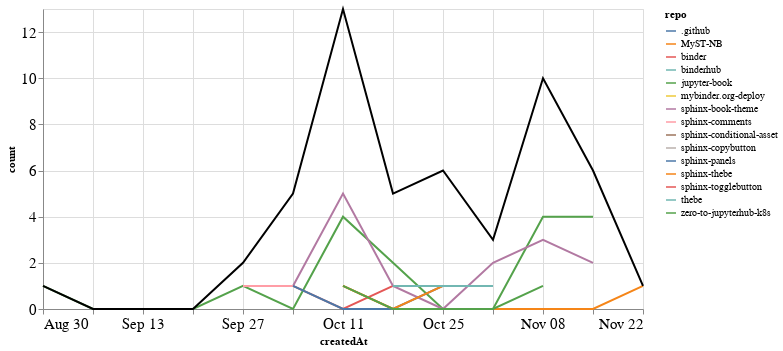

The cell this chart's notebook holds for it:
### Markdown cell above
## PRs

### Code cell
prs_time = prs.groupby('repo').resample('W', on='createdAt').count()['author'].reset_index()
prs_time = prs_time.rename(columns={'author': 'count'})
prs_time_total = prs_time.groupby('createdAt').agg({"count": "sum"}).reset_index()

ch1 = alt.Chart(prs_time, width=600).mark_line().encode(
    x='createdAt',
    y='count',
    color='repo',
    tooltip="repo"
)

ch2 = alt.Chart(prs_time_total, width=600).mark_line(color="black").encode(
    x='createdAt',
    y='count',
)

ch1 + ch2

### Figure 1 — Vega-Lite specification as saved in the notebook (floating-point values rounded to 4 significant figures)
{"config": {"axisLeft": {"labelFontSize": 15}, "axisBottom": {"labelFontSize": 15}}, "layer": [{"data": {"name": "data-06494a0c7d4a3976b00ede2e9afdb04f"}, "mark": "line", "encoding": {"color": {"type": "nominal", "field": "repo"}, "tooltip": {"type": "nominal", "field": "repo"}, "x": {"type": "temporal", "field": "createdAt"}, "y": {"type": "quantitative", "field": "count"}}, "width": 600}, {"data": {"name": "data-ab1a76cbcfbfffcd2185fd8c0b3a9904"}, "mark": {"type": "line", "color": "black"}, "encoding": {"x": {"type": "temporal", "field": "createdAt"}, "y": {"type": "quantitative", "field": "count"}}, "width": 600}], "$schema": "https://vega.github.io/schema/vega-lite/v4.8.1.json", "datasets": {"data-06494a0c7d4a3976b00ede2e9afdb04f": [{"repo": ".github", "createdAt": "2020-11-08T00:00:00", "count": 1}, {"repo": "MyST-NB", "createdAt": "2020-10-11T00:00:00", "count": 1}, {"repo": "MyST-NB", "createdAt": "2020-10-18T00:00:00", "count": 0}, {"repo": "MyST-NB", "createdAt": "2020-10-25T00:00:00", "count": 0}, {"repo": "MyST-NB", "createdAt": "2020-11-01T00:00:00", "count": 0}, {"repo": "MyST-NB", "createdAt": "2020-11-08T00:00:00", "count": 0}, {"repo": "MyST-NB", "createdAt": "2020-11-15T00:00:00", "count": 0}, {"repo": "MyST-NB", "createdAt": "2020-11-22T00:00:00", "count": 1}, {"repo": "binder", "createdAt": "2020-10-04T00:00:00", "count": 1}, {"repo": "binder", "createdAt": "2020-10-11T00:00:00", "count": 0}, {"repo": "binder", "createdAt": "2020-10-18T00:00:00", "count": 1}, {"repo": "binderhub", "createdAt": "2020-10-04T00:00:00", "count": 1}, {"repo": "jupyter-book", "createdAt": "2020-08-30T00:00:00", "count": 1}, {"repo": "jupyter-book", "createdAt": "2020-09-06T00:00:00", "count": 0}, {"repo": "jupyter-book", "createdAt": "2020-09-13T00:00:00", "count": 0}, {"repo": "jupyter-book", "createdAt": "2020-09-20T00:00:00", "count": 0}, {"repo": "jupyter-book", "createdAt": "2020-09-27T00:00:00", "count": 1}, {"repo": "jupyter-book", "createdAt": "2020-10-04T00:00:00", "count": 0}, {"repo": "jupyter-book", "createdAt": "2020-10-11T00:00:00", "count": 4}, {"repo": "jupyter-book", "createdAt": "2020-10-18T00:00:00", "count": 2}, {"repo": "jupyter-book", "createdAt": "2020-10-25T00:00:00", "count": 0}, {"repo": "jupyter-book", "createdAt": "2020-11-01T00:00:00", "count": 0}, {"repo": "jupyter-book", "createdAt": "2020-11-08T00:00:00", "count": 4}, {"repo": "jupyter-book", "createdAt": "2020-11-15T00:00:00", "count": 4}, {"repo": "mybinder.org-deploy", "createdAt": "2020-10-11T00:00:00", "count": 1}, {"repo": "sphinx-book-theme", "createdAt": "2020-10-04T00:00:00", "count": 1}, {"repo": "sphinx-book-theme", "createdAt": "2020-10-11T00:00:00", "count": 5}, {"repo": "sphinx-book-theme", "createdAt": "2020-10-18T00:00:00", "count": 1}, {"repo": "sphinx-book-theme", "createdAt": "2020-10-25T00:00:00", "count": 0}, {"repo": "sphinx-book-theme", "createdAt": "2020-11-01T00:00:00", "count": 2}, {"repo": "sphinx-book-theme", "createdAt": "2020-11-08T00:00:00", "count": 3}, {"repo": "sphinx-book-theme", "createdAt": "2020-11-15T00:00:00", "count": 2}, {"repo": "sphinx-comments", "createdAt": "2020-09-27T00:00:00", "count": 1}, {"repo": "sphinx-comments", "createdAt": "2020-10-04T00:00:00", "count": 1}, {"repo": "sphinx-conditional-asset", "createdAt": "2020-10-25T00:00:00", "count": 2}, {"repo": "sphinx-copybutton", "createdAt": "2020-11-08T00:00:00", "count": 1}, {"repo": "sphinx-panels", "createdAt": "2020-10-04T00:00:00", "count": 1}, {"repo": "sphinx-panels", "createdAt": "2020-10-11T00:00:00", "count": 0}, {"repo": "sphinx-panels", "createdAt": "2020-10-18T00:00:00", "count": 0}, {"repo": "sphinx-panels", "createdAt": "2020-10-25T00:00:00", "count": 1}, {"repo": "sphinx-thebe", "createdAt": "2020-10-11T00:00:00", "count": 1}, {"repo": "sphinx-thebe", "createdAt": "2020-10-18T00:00:00", "count": 0}, {"repo": "sphinx-thebe", "createdAt": "2020-10-25T00:00:00", "count": 1}, {"repo": "sphinx-togglebutton", "createdAt": "2020-10-25T00:00:00", "count": 1}, {"repo": "thebe", "createdAt": "2020-10-18T00:00:00", "count": 1}, {"repo": "thebe", "createdAt": "2020-10-25T00:00:00", "count": 1}, {"repo": "thebe", "createdAt": "2020-11-01T00:00:00", "count": 1}, {"repo": "zero-to-jupyterhub-k8s", "createdAt": "2020-10-11T00:00:00", "count": 1}, {"repo": "zero-to-jupyterhub-k8s", "createdAt": "2020-10-18T00:00:00", "count": 0}, {"repo": "zero-to-jupyterhub-k8s", "createdAt": "2020-10-25T00:00:00", "count": 0}, {"repo": "zero-to-jupyterhub-k8s", "createdAt": "2020-11-01T00:00:00", "count": 0}, {"repo": "zero-to-jupyterhub-k8s", "createdAt": "2020-11-08T00:00:00", "count": 1}], "data-ab1a76cbcfbfffcd2185fd8c0b3a9904": [{"createdAt": "2020-08-30T00:00:00", "count": 1}, {"createdAt": "2020-09-06T00:00:00", "count": 0}, {"createdAt": "2020-09-13T00:00:00", "count": 0}, {"createdAt": "2020-09-20T00:00:00", "count": 0}, {"createdAt": "2020-09-27T00:00:00", "count": 2}, {"createdAt": "2020-10-04T00:00:00", "count": 5}, {"createdAt": "2020-10-11T00:00:00", "count": 13}, {"createdAt": "2020-10-18T00:00:00", "count": 5}, {"createdAt": "2020-10-25T00:00:00", "count": 6}, {"createdAt": "2020-11-01T00:00:00", "count": 3}, {"createdAt": "2020-11-08T00:00:00", "count": 10}, {"createdAt": "2020-11-15T00:00:00", "count": 6}, {"createdAt": "2020-11-22T00:00:00", "count": 1}]}}
